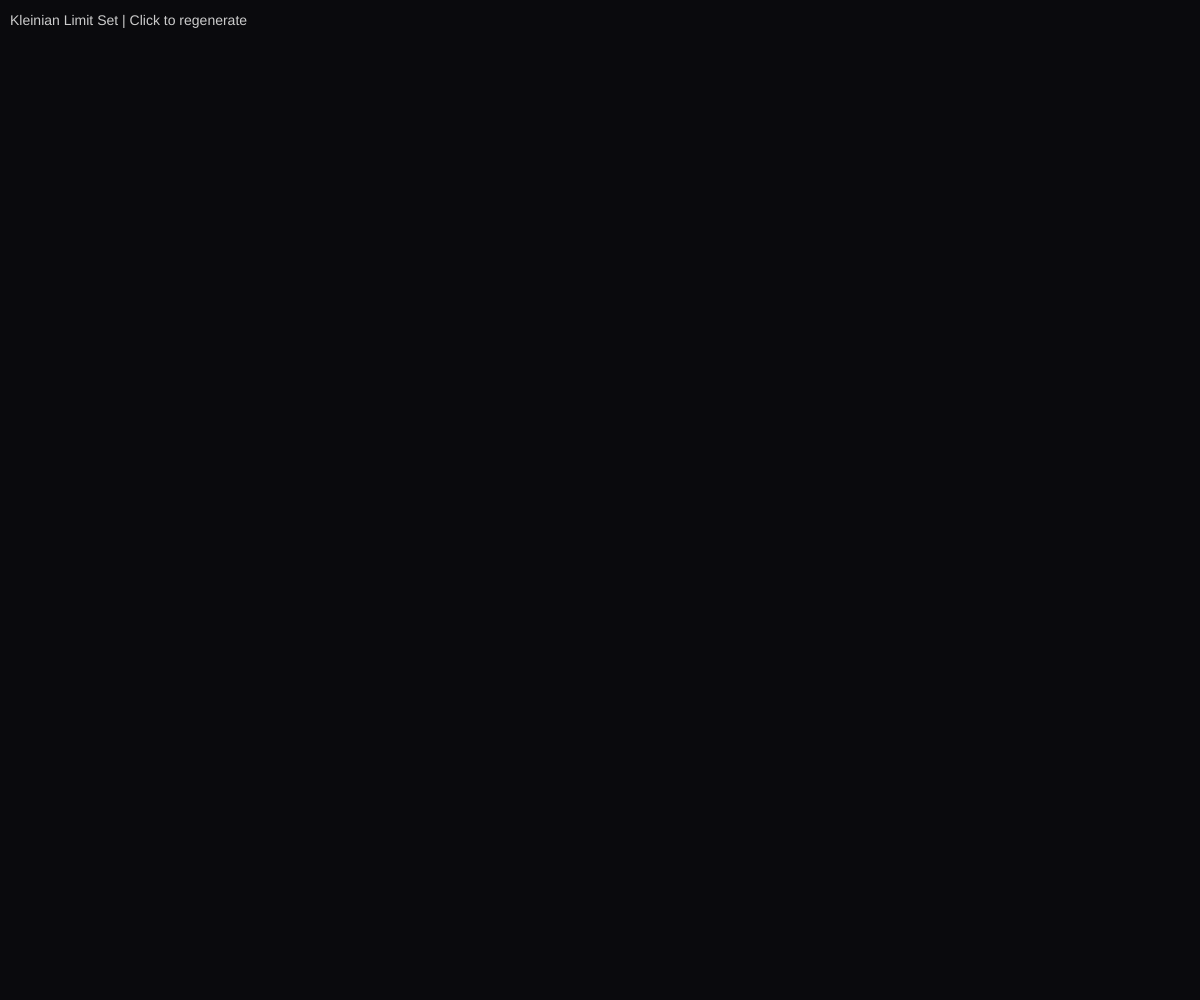
Frame 1 (no input)
Frame 60 (no input): identical to frame 1, image omitted
Frame 120 (the mouse pressed at the canvas centre since frame 60): identical to frame 1, image omitted

The p5.js sketch that drew this single still picture (run headless with seeded random() and noise() and a simulated clock; from frame 60 on, the mouse is pressed at the canvas centre):

// p5.js sketch
// ── sketch.js
// Kleinian Group Limit Sets
// "Indra's Pearls" - infinitely nested circles from Möbius transformations

let points = [];
let maxPoints = 100000;
let depth = 50;
let time = 0;

// Möbius transformation parameters
let ta, tb; // traces of the two generators

function setup() {
  createCanvas(windowWidth, windowHeight);
  colorMode(HSB, 360, 100, 100, 100);
  generateLimitSet();
}

function generateLimitSet() {
  points = [];

  // Parameters for the group generators
  // ta and tb are traces of the Möbius transformations
  let t = map(sin(time * 0.5), -1, 1, 1.95, 2.05);
  ta = createComplex(t, 0);
  tb = createComplex(t, 0);

  // Generate transformations a, b, A (a inverse), B (b inverse)
  let transforms = generateTransforms(ta, tb);

  // Start from a seed point and apply random walks
  for (let i = 0; i < maxPoints; i++) {
    // Start near the limit set
    let z = createComplex(random(-0.1, 0.1), random(-0.1, 0.1));

    // Random walk through the group
    for (let j = 0; j < depth; j++) {
      let choice = floor(random(4));
      z = applyMobius(transforms[choice], z);

      // Bail out if point escapes
      if (complexMag(z) > 10) break;
    }

    if (complexMag(z) < 10) {
      points.push({
        x: z.re,
        y: z.im,
        hue: (i / maxPoints) * 360
      });
    }
  }
}

function createComplex(re, im) {
  return { re: re, im: im };
}

function complexMag(z) {
  return sqrt(z.re * z.re + z.im * z.im);
}

function complexMult(a, b) {
  return createComplex(
    a.re * b.re - a.im * b.im,
    a.re * b.im + a.im * b.re
  );
}

function complexAdd(a, b) {
  return createComplex(a.re + b.re, a.im + b.im);
}

function complexSub(a, b) {
  return createComplex(a.re - b.re, a.im - b.im);
}

function complexDiv(a, b) {
  let denom = b.re * b.re + b.im * b.im;
  // Handle division by zero in Möbius transformations
  if (denom < 1e-20) {
    return createComplex(Infinity, Infinity);
  }
  return createComplex(
    (a.re * b.re + a.im * b.im) / denom,
    (a.im * b.re - a.re * b.im) / denom
  );
}

function complexSqrt(z) {
  let r = complexMag(z);
  let theta = atan2(z.im, z.re);
  return createComplex(
    sqrt(r) * cos(theta / 2),
    sqrt(r) * sin(theta / 2)
  );
}

function generateTransforms(ta, tb) {
  // Generate Möbius transformation matrices from traces
  // Using the Grandma's recipe from "Indra's Pearls"

  let tab = complexDiv(
    complexAdd(
      complexMult(ta, tb),
      complexSqrt(
        complexSub(
          complexSub(
            complexMult(complexMult(ta, ta), complexMult(tb, tb)),
            complexMult(createComplex(4, 0), complexAdd(complexMult(ta, ta), complexMult(tb, tb)))
          ),
          createComplex(-16, 0)
        )
      )
    ),
    createComplex(2, 0)
  );

  // Generator a
  let a = {
    a: complexDiv(ta, createComplex(2, 0)),
    b: complexDiv(
      complexSub(complexMult(ta, tab), complexMult(createComplex(2, 0), tb)),
      complexAdd(complexMult(tab, createComplex(2, 0)), createComplex(4, 0))
    ),
    c: complexDiv(
      complexAdd(complexMult(ta, tab), complexMult(createComplex(2, 0), tb)),
      complexAdd(complexMult(tab, createComplex(2, 0)), createComplex(-4, 0))
    ),
    d: complexDiv(ta, createComplex(2, 0))
  };

  // Generator b
  let b = {
    a: complexDiv(tb, createComplex(2, 0)),
    b: createComplex(0, 1),
    c: createComplex(0, 1),
    d: complexDiv(tb, createComplex(2, 0))
  };

  // Inverses
  let aInv = {
    a: a.d,
    b: complexMult(createComplex(-1, 0), a.b),
    c: complexMult(createComplex(-1, 0), a.c),
    d: a.a
  };

  let bInv = {
    a: b.d,
    b: complexMult(createComplex(-1, 0), b.b),
    c: complexMult(createComplex(-1, 0), b.c),
    d: b.a
  };

  return [a, b, aInv, bInv];
}

function applyMobius(m, z) {
  // Möbius transformation: (az + b) / (cz + d)
  let num = complexAdd(complexMult(m.a, z), m.b);
  let den = complexAdd(complexMult(m.c, z), m.d);
  return complexDiv(num, den);
}

function draw() {
  background(240, 20, 5);

  let scale = min(width, height) * 0.3;

  translate(width / 2, height / 2);

  noStroke();
  for (let p of points) {
    let hue = (p.hue + time * 50) % 360;
    fill(hue, 70, 80, 30);
    let x = p.x * scale;
    let y = p.y * scale;
    circle(x, y, 1.5);
  }

  time += deltaTime / 1000;

  // Regenerate periodically for animation
  if (frameCount % 120 === 0) {
    generateLimitSet();
  }

  // Info
  resetMatrix();
  fill(0, 0, 80);
  noStroke();
  textSize(14);
  text("Kleinian Limit Set | Click to regenerate", 10, 25);
}

function mousePressed() {
  time += 0.5;
  generateLimitSet();
}

function windowResized() {
  resizeCanvas(windowWidth, windowHeight);
}
